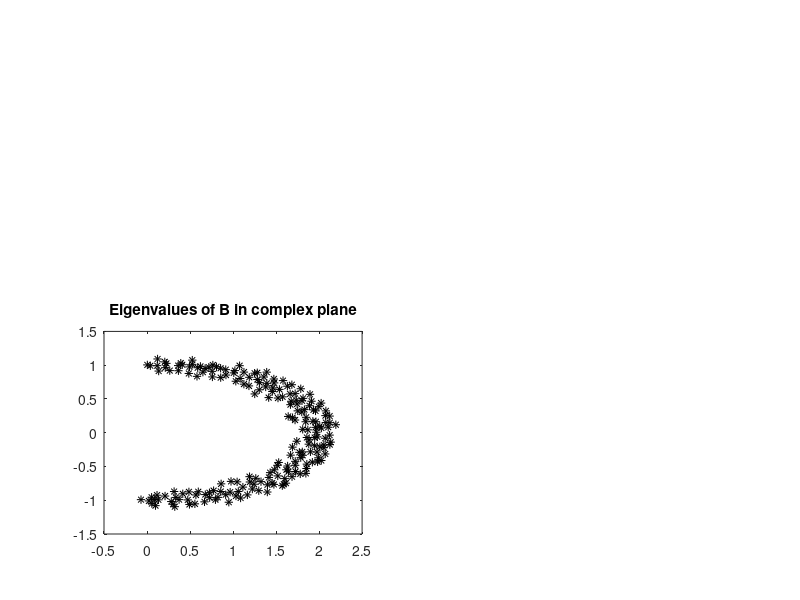

MATLAB code to generate this figure: (Note: this script raises an error after producing the figure.)
clear all;
close all;
clc;

m = 200;
for k = 1:m
    theta(k) = k*pi / (m-1);
    v(k) = (-2+2*sin(theta(k))) + i*cos(theta(k)); 
end

D = zeros(m,m);
D = diag(v);
B = 2*eye(m) + 0.5*randn(m) / sqrt(m) + D;
realpart = real(eig(B));
imagpart = imag(eig(B));

figure
subplot (2,2,3);
plot (realpart,imagpart,'k*');
title  ('Eigenvalues of B in complex plane');

itmax = 40;
b = ones(m,1);
resnorm = ones(itmax,1);
for i = 1:itmax
    X   = GMRES(B,b,200,1e-16,i);
    res = B*X - b;
    resnorm(i) = norm(res,inf);
end

slope = ( log(resnorm(40)) - log(resnorm(3)) )/(40-3)

subplot (2,2,4);
semilogy (resnorm);
title  ('residual against interation number for GMRES');
xlabel ('numbre of iterations');
ylabel ('residual');